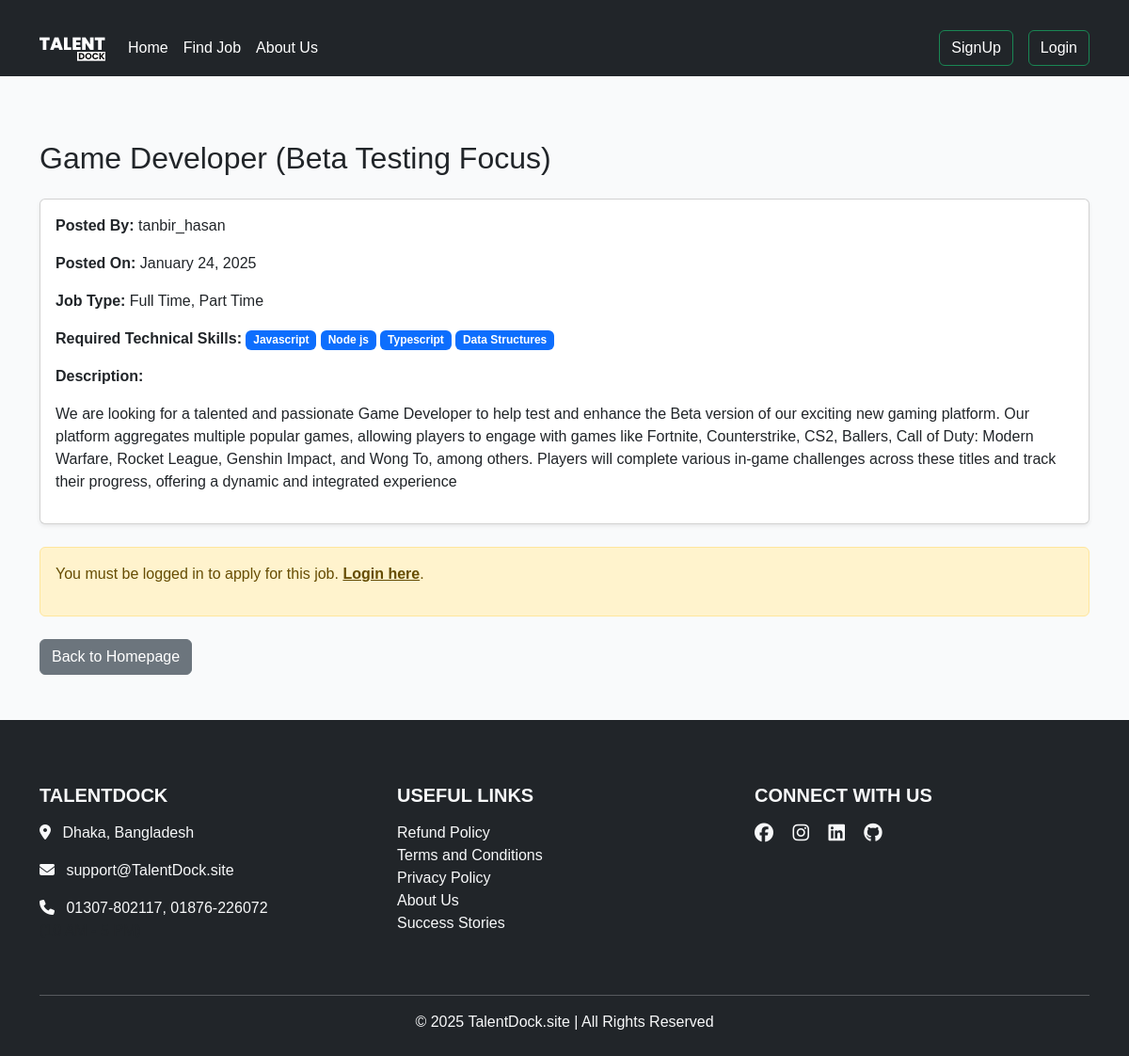
The page /job/10/ on the database its author committed.
### jobPost/models.py (models this page shows, shortened)
class JobPost(models.Model):
    JOB_TYPES = [
        ('Full Time', 'Full Time'),
        ('Part Time', 'Part Time'),
        ('Contract', 'Contract'),
        ('Internship', 'Internship'),
        ('On-Site', 'On-Site'),
        ('Remote', 'Remote'),
    ]
    STATUS_CHOICES = [
        ('Find', 'Find'),
        ('Not-Find', 'Not-Find'),
    ]
    title = models.CharField(max_length=200)
    job_type = MultiSelectField(choices=JOB_TYPES)
    Required_Technical_Skills = models.ManyToManyField(Categories)
    description = models.TextField()
    posted_on = models.DateTimeField(auto_now_add=True)
    author = models.ForeignKey(User, on_delete=models.CASCADE)
    status = models.CharField(max_length=10, choices=STATUS_CHOICES, default='Not-Find')

### Categories/models.py (models this page shows, shortened)
class Categories(models.Model):
    name = models.CharField(max_length=100)
    slug = models.SlugField(max_length=100, unique=True,null = True,blank=True)

### jobPost/views.py (the view)
# urls.py: path('job/<int:id>/', detail, name='job_detail'),
def detail(request, id):
    job = get_object_or_404(JobPost, pk=id)
    form = ApplicationForm()
    return render(request, 'details.html', {'job': job, 'form': form})

### jobPost/templates/details.html
{% extends 'base.html' %}
{% block content %}
<div class="container py-5">
    <h2 class="mb-4">{{ job.title }}</h2>
    <div class="card shadow-sm">
        <div class="card-body">
            <p><strong>Posted By:</strong> {{ job.author.username }}</p>
            <p><strong>Posted On:</strong> {{ job.posted_on|date:"F j, Y" }}</p>
            <p><strong>Job Type:</strong> {{ job.job_type|join:", " }}</p>
            <p><strong>Required Technical Skills:</strong>
                {% for category in job.Required_Technical_Skills.all %}
                    <span class="badge bg-primary">{{ category.name }}</span>
                {% empty %}
                    <span>No categories specified.</span>
                {% endfor %}
            </p>
            <p><strong>Description:</strong></p>
            <p>{{ job.description }}</p>
        </div>
    </div>
    {% if user.is_authenticated %}
    {% if job.author.username != user.username %}
         {% if job.status == 'Not-Find' %}
        <div class="mt-4">
            <a href="{% url 'apply_job' job.id %}" class="btn btn-primary">Apply for Job</a>
        </div>
        {% else %}
        <div class="mt-4">
          <a href="{% url 'apply_job' job.id %}" class="btn btn-danger disabled">Application closed</a>
      </div>
      {% endif %}
      {% endif %}
    {% else %}
        <div class="alert alert-warning mt-4">
            <p>You must be logged in to apply for this job. <a href="{% url 'loginpage' %}" class="alert-link">Login here</a>.</p>
        </div>
    {% endif %}
    <div class="mt-4">
        <a href="{% url 'homepage' %}" class="btn btn-secondary">Back to Homepage</a>
    </div>
</div>
{% endblock %}

### templates/style.css (style rules this page uses)
body { font-family: Arial, sans-serif; background-color: #f9fafb; margin: 0; padding: 0; }
.container { margin-top: 20px; }

### templates/base.html (style rules this page uses)
body { font-family: Arial, sans-serif; background-color: #f9fafb; margin: 0; padding: 0; }
.container { margin-top: 20px; }

### rows shown on the page
JobPost: title "Game Developer (Beta Testing Focus)", author.username "tanbir_hasan", posted_on "January 24, 2025", job_type "Full Time, Part Time", description "We are looking for a talented and passionate Game Developer to help test and enhance the Beta version of our exciting new gaming platform. Our platform aggregates multiple popular games, allowing players to engage with games like Fortnite, Counterstrike, CS2, Ballers, Call of Duty: Modern Warfare, Rocket League, Genshin Impact, and Wong To, among others. Players will complete various in-game challenges across these titles and track their progress, offering a dynamic and integrated experience"
Categories: name "Javascript"
Categories: name "Node js"
Categories: name "Typescript"
Categories: name "Data Structures"
